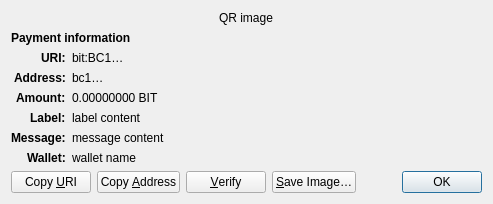
<?xml version="1.0" encoding="UTF-8"?>
<ui version="4.0">
 <class>ReceiveRequestDialog</class>
 <widget class="QDialog" name="ReceiveRequestDialog">
  <property name="geometry">
   <rect>
    <x>0</x>
    <y>0</y>
    <width>413</width>
    <height>229</height>
   </rect>
  </property>
  <property name="windowTitle">
   <string>Request payment to …</string>
  </property>
  <layout class="QGridLayout" name="gridLayout" columnstretch="0,1">
   <property name="sizeConstraint">
    <enum>QLayout::SetFixedSize</enum>
   </property>
   <item row="0" column="0" colspan="2" alignment="Qt::AlignHCenter">
    <widget class="QRImageWidget" name="qr_code">
     <property name="text">
      <string notr="true">QR image</string>
     </property>
     <property name="textInteractionFlags">
      <set>Qt::NoTextInteraction</set>
     </property>
    </widget>
   </item>
   <item row="1" column="0" colspan="2">
    <widget class="QLabel" name="payment_header">
     <property name="font">
      <font>
       <weight>75</weight>
       <bold>true</bold>
      </font>
     </property>
     <property name="text">
      <string>Payment information</string>
     </property>
     <property name="textInteractionFlags">
      <set>Qt::NoTextInteraction</set>
     </property>
    </widget>
   </item>
   <item row="2" column="0" alignment="Qt::AlignRight|Qt::AlignTop">
    <widget class="QLabel" name="uri_tag">
     <property name="font">
      <font>
       <weight>75</weight>
       <bold>true</bold>
      </font>
     </property>
     <property name="text">
      <string notr="true">URI:</string>
     </property>
     <property name="textFormat">
      <enum>Qt::PlainText</enum>
     </property>
     <property name="textInteractionFlags">
      <set>Qt::NoTextInteraction</set>
     </property>
    </widget>
   </item>
   <item row="2" column="1" alignment="Qt::AlignTop">
    <widget class="QLabel" name="uri_content">
     <property name="text">
      <string notr="true">bit:BC1…</string>
     </property>
     <property name="textFormat">
      <enum>Qt::RichText</enum>
     </property>
     <property name="wordWrap">
      <bool>true</bool>
     </property>
     <property name="textInteractionFlags">
      <set>Qt::TextSelectableByMouse</set>
     </property>
    </widget>
   </item>
   <item row="3" column="0" alignment="Qt::AlignRight|Qt::AlignTop">
    <widget class="QLabel" name="address_tag">
     <property name="font">
      <font>
       <weight>75</weight>
       <bold>true</bold>
      </font>
     </property>
     <property name="text">
      <string>Address:</string>
     </property>
     <property name="textInteractionFlags">
      <set>Qt::NoTextInteraction</set>
     </property>
    </widget>
   </item>
   <item row="3" column="1" alignment="Qt::AlignTop">
    <widget class="QLabel" name="address_content">
     <property name="text">
      <string notr="true">bc1…</string>
     </property>
     <property name="textFormat">
      <enum>Qt::PlainText</enum>
     </property>
     <property name="textInteractionFlags">
      <set>Qt::TextSelectableByMouse</set>
     </property>
    </widget>
   </item>
   <item row="4" column="0" alignment="Qt::AlignRight|Qt::AlignTop">
    <widget class="QLabel" name="amount_tag">
     <property name="font">
      <font>
       <weight>75</weight>
       <bold>true</bold>
      </font>
     </property>
     <property name="text">
      <string>Amount:</string>
     </property>
     <property name="textInteractionFlags">
      <set>Qt::NoTextInteraction</set>
     </property>
    </widget>
   </item>
   <item row="4" column="1" alignment="Qt::AlignTop">
    <widget class="QLabel" name="amount_content">
     <property name="text">
      <string notr="true">0.00000000 BIT</string>
     </property>
     <property name="textFormat">
      <enum>Qt::PlainText</enum>
     </property>
     <property name="textInteractionFlags">
      <set>Qt::TextSelectableByMouse</set>
     </property>
    </widget>
   </item>
   <item row="5" column="0" alignment="Qt::AlignRight|Qt::AlignTop">
    <widget class="QLabel" name="label_tag">
     <property name="font">
      <font>
       <weight>75</weight>
       <bold>true</bold>
      </font>
     </property>
     <property name="text">
      <string>Label:</string>
     </property>
     <property name="textInteractionFlags">
      <set>Qt::NoTextInteraction</set>
     </property>
    </widget>
   </item>
   <item row="5" column="1" alignment="Qt::AlignTop">
    <widget class="QLabel" name="label_content">
     <property name="text">
      <string notr="true">label content</string>
     </property>
     <property name="textFormat">
      <enum>Qt::PlainText</enum>
     </property>
     <property name="wordWrap">
      <bool>true</bool>
     </property>
     <property name="textInteractionFlags">
      <set>Qt::TextSelectableByMouse</set>
     </property>
    </widget>
   </item>
   <item row="6" column="0" alignment="Qt::AlignRight|Qt::AlignTop">
    <widget class="QLabel" name="message_tag">
     <property name="font">
      <font>
       <weight>75</weight>
       <bold>true</bold>
      </font>
     </property>
     <property name="text">
      <string>Message:</string>
     </property>
     <property name="textInteractionFlags">
      <set>Qt::NoTextInteraction</set>
     </property>
    </widget>
   </item>
   <item row="6" column="1" alignment="Qt::AlignTop">
    <widget class="QLabel" name="message_content">
     <property name="text">
      <string notr="true">message content</string>
     </property>
     <property name="textFormat">
      <enum>Qt::PlainText</enum>
     </property>
     <property name="wordWrap">
      <bool>true</bool>
     </property>
     <property name="textInteractionFlags">
      <set>Qt::TextSelectableByMouse</set>
     </property>
    </widget>
   </item>
   <item row="7" column="0" alignment="Qt::AlignRight|Qt::AlignTop">
    <widget class="QLabel" name="wallet_tag">
     <property name="font">
      <font>
       <weight>75</weight>
       <bold>true</bold>
      </font>
     </property>
     <property name="text">
      <string>Wallet:</string>
     </property>
     <property name="textInteractionFlags">
      <set>Qt::NoTextInteraction</set>
     </property>
    </widget>
   </item>
   <item row="7" column="1" alignment="Qt::AlignTop">
    <widget class="QLabel" name="wallet_content">
     <property name="text">
      <string notr="true">wallet name</string>
     </property>
     <property name="textFormat">
      <enum>Qt::PlainText</enum>
     </property>
     <property name="wordWrap">
      <bool>true</bool>
     </property>
     <property name="textInteractionFlags">
      <set>Qt::TextSelectableByMouse</set>
     </property>
    </widget>
   </item>
   <item row="8" column="0" colspan="2">
    <layout class="QHBoxLayout" name="horizontalLayout">
     <item>
      <widget class="QPushButton" name="btnCopyURI">
       <property name="text">
        <string>Copy &amp;URI</string>
       </property>
       <property name="autoDefault">
        <bool>false</bool>
       </property>
      </widget>
     </item>
     <item>
      <widget class="QPushButton" name="btnCopyAddress">
       <property name="text">
        <string>Copy &amp;Address</string>
       </property>
       <property name="autoDefault">
        <bool>false</bool>
       </property>
      </widget>
     </item>
     <item>
      <widget class="QPushButton" name="btnVerify">
       <property name="text">
        <string>&amp;Verify</string>
       </property>
       <property name="toolTip">
        <string>Verify this address on e.g. a hardware wallet screen</string>
       </property>
       <property name="autoDefault">
        <bool>false</bool>
       </property>
      </widget>
     </item>
     <item>
      <widget class="QPushButton" name="btnSaveAs">
       <property name="text">
        <string>&amp;Save Image…</string>
       </property>
       <property name="autoDefault">
        <bool>false</bool>
       </property>
      </widget>
     </item>
     <item>
      <spacer name="horizontalSpacer_2">
       <property name="orientation">
        <enum>Qt::Horizontal</enum>
       </property>
       <property name="sizeHint" stdset="0">
        <size>
         <width>40</width>
         <height>20</height>
        </size>
       </property>
      </spacer>
     </item>
     <item>
      <widget class="QDialogButtonBox" name="buttonBox">
       <property name="focusPolicy">
        <enum>Qt::StrongFocus</enum>
       </property>
       <property name="standardButtons">
        <set>QDialogButtonBox::Ok</set>
       </property>
      </widget>
     </item>
    </layout>
   </item>
  </layout>
 </widget>
 <customwidgets>
  <customwidget>
   <class>QRImageWidget</class>
   <extends>QLabel</extends>
   <header>qt/qrimagewidget.h</header>
  </customwidget>
 </customwidgets>
 <tabstops>
  <tabstop>buttonBox</tabstop>
  <tabstop>btnCopyURI</tabstop>
  <tabstop>btnCopyAddress</tabstop>
  <tabstop>btnSaveAs</tabstop>
 </tabstops>
 <resources/>
 <connections>
  <connection>
   <sender>buttonBox</sender>
   <signal>accepted()</signal>
   <receiver>ReceiveRequestDialog</receiver>
   <slot>accept()</slot>
   <hints>
    <hint type="sourcelabel">
     <x>135</x>
     <y>230</y>
    </hint>
    <hint type="destinationlabel">
     <x>135</x>
     <y>126</y>
    </hint>
   </hints>
  </connection>
 </connections>
</ui>
